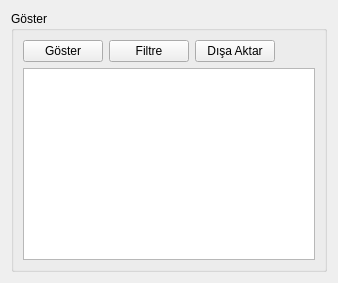
      <widget class="QWidget" name="pageMaas">
       <layout class="QGridLayout" name="gridLayout_23">
        <item row="0" column="0">
         <widget class="QGroupBox" name="groupBox_13">
          <property name="title">
           <string>Göster</string>
          </property>
          <layout class="QGridLayout" name="gridLayout_22">
           <item row="0" column="0">
            <layout class="QHBoxLayout" name="horizontalLayout_41">
             <item>
              <widget class="QPushButton" name="pushButton_gostermaas">
               <property name="text">
                <string>Göster</string>
               </property>
               <property name="icon">
                <iconset resource="icons.qrc">
                 <normaloff>:/img/view.png</normaloff>:/img/view.png</iconset>
               </property>
              </widget>
             </item>
             <item>
              <widget class="QPushButton" name="pushButton_filtremaas">
               <property name="text">
                <string>Filtre</string>
               </property>
               <property name="icon">
                <iconset resource="icons.qrc">
                 <normaloff>:/img/apply_filter.png</normaloff>:/img/apply_filter.png</iconset>
               </property>
              </widget>
             </item>
             <item>
              <widget class="QPushButton" name="pushButton_disaaktarmaas">
               <property name="text">
                <string>Dışa Aktar</string>
               </property>
               <property name="icon">
                <iconset resource="icons.qrc">
                 <normaloff>:/img/export_file_browse.png</normaloff>:/img/export_file_browse.png</iconset>
               </property>
              </widget>
             </item>
             <item>
              <spacer name="horizontalSpacer_11">
               <property name="orientation">
                <enum>Qt::Horizontal</enum>
               </property>
               <property name="sizeHint" stdset="0">
                <size>
                 <width>40</width>
                 <height>20</height>
                </size>
               </property>
              </spacer>
             </item>
            </layout>
           </item>
           <item row="1" column="0">
            <widget class="QTableView" name="tableView_maas">
             <property name="alternatingRowColors">
              <bool>true</bool>
             </property>
             <property name="selectionMode">
              <enum>QAbstractItemView::SingleSelection</enum>
             </property>
             <property name="selectionBehavior">
              <enum>QAbstractItemView::SelectRows</enum>
             </property>
             <property name="sortingEnabled">
              <bool>true</bool>
             </property>
            </widget>
           </item>
          </layout>
         </widget>
        </item>
       </layout>
      </widget>
